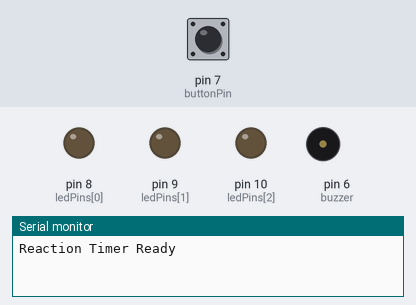
Recording of a sketch running on a simulated Arduino Uno, built with avr-gcc and run on an emulated ATmega328P. On the bench: output pins drawn as LEDs (lit = HIGH), buzzer (waves = sounding), the last lines printed to the serial monitor. Inputs (shaded band) come from the test bench; at power-on: pin 7 (buttonPin) HIGH. Random numbers use the default seed unless the sketch sets one.

Above: at 1.4 s.
1.5 s: pin 7 (buttonPin) pulled LOW for 0.15 s
At 3.6 s:
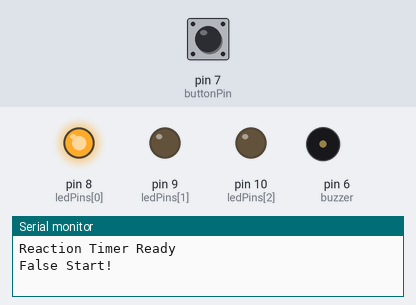
4.6 s: pin 7 (buttonPin) pulled LOW for 1 s
At 6.9 s:
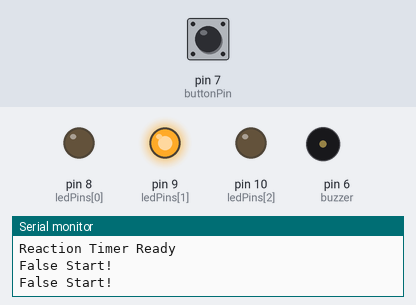
8.6 s: pin 7 (buttonPin) pulled LOW for 0.15 s
At 11.1 s:
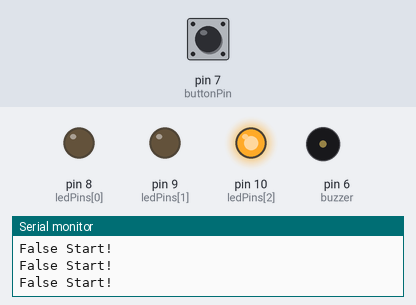
11.7 s: pin 7 (buttonPin) pulled LOW for 3.2 s
At 14.55 s:
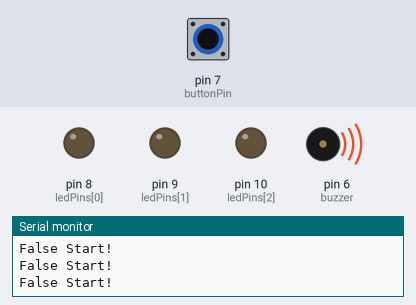
16.4 s: pin 7 (buttonPin) pulled LOW for 1 s
23.2 s: pin 7 (buttonPin) pulled LOW for 0.15 s
At 29.46 s:
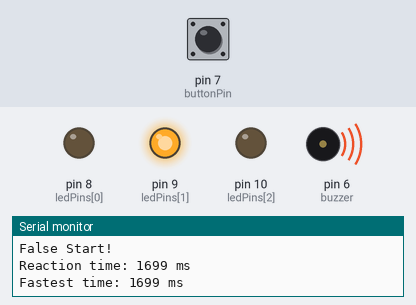
Timing chart, 0 to 30.8 s (numbered marks = the images above; inputs shaded):
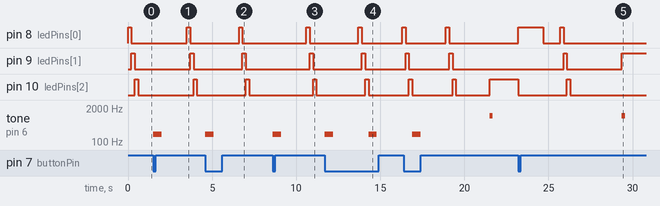

The sketch:

Reactiontime.ino
```cpp
const int ledPins[3] = {8, 9, 10};  // LEDs
const int buzzer = 6;               // Buzzer
const int buttonPin = 7;            // Button

unsigned long ledOnTime;
unsigned long reactionTime;
unsigned long fastestTime = 100000;
int activeLED;

void setup() {
  Serial.begin(9600);

  pinMode(buttonPin, INPUT_PULLUP);
  pinMode(buzzer, OUTPUT);

  for(int i = 0; i < 3; i++){
    pinMode(ledPins[i], OUTPUT);
  }

  randomSeed(analogRead(A0));
  Serial.println("Reaction Timer Ready");
}

void loop() {

  // Countdown animation
  for(int i = 0; i < 3; i++){
    digitalWrite(ledPins[i], HIGH);
    delay(200);
    digitalWrite(ledPins[i], LOW);
  }

  int waitTime = random(2000,5000);
  unsigned long startWait = millis();

  // Detect false start
  while(millis() - startWait < waitTime){
    if(digitalRead(buttonPin) == LOW){
      Serial.println("False Start!");
      tone(buzzer, 200, 500);
      delay(2000);
      return;  // restart loop
    }
  }

  // Light a random LED
  activeLED = random(0,3);
  digitalWrite(ledPins[activeLED], HIGH);
  tone(buzzer, 1000, 200);
  ledOnTime = millis();

  // Wait for button press
  while(digitalRead(buttonPin) == HIGH){
  }

  reactionTime = millis() - ledOnTime;

  // Update fastest reaction
  if(reactionTime < fastestTime){
    fastestTime = reactionTime;
  }

  // Print times
  Serial.print("Reaction time: ");
  Serial.print(reactionTime);
  Serial.println(" ms");

  Serial.print("Fastest time: ");
  Serial.print(fastestTime);
  Serial.println(" ms");
  Serial.println();

  // LED-based reaction feedback
  // LED1 = slow (>350ms), LED2 = average (250-350ms), LED3 = fast (<250ms)
  for(int i = 0; i < 3; i++){ digitalWrite(ledPins[i], LOW); } // clear all
  if(reactionTime < 250){
    digitalWrite(ledPins[2], HIGH);  // fast
  } else if(reactionTime < 350){
    digitalWrite(ledPins[1], HIGH);  // average
  } else {
    digitalWrite(ledPins[0], HIGH);  // slow
  }

  delay(1500);  // show LED feedback

  // Turn off all LEDs for next round
  for(int i = 0; i < 3; i++){ digitalWrite(ledPins[i], LOW); }

  delay(1000); // brief pause before next round
}
```

Measured:
- after the input at 1.5 s, pin 8 (ledPins[0]): LOW → HIGH after 2.0 s, → LOW 0.20 s later; pin 10 (ledPins[2]): LOW → HIGH after 2.4 s, → LOW 0.20 s later
- after the input at 4.6 s, pin 8 (ledPins[0]): LOW → HIGH after 2.0 s, → LOW 0.20 s later; pin 9 (ledPins[1]): LOW → HIGH after 2.2 s, → LOW 0.20 s later
- after the input at 8.6 s, pin 8 (ledPins[0]): LOW → HIGH after 2.0 s, → LOW 0.20 s later; pin 10 (ledPins[2]): LOW → HIGH after 2.4 s, → LOW 0.20 s later
- after the input at 11.7 s, pin 9 (ledPins[1]): LOW → HIGH after 2.2 s, → LOW 0.20 s later; pin 10 (ledPins[2]): LOW → HIGH after 2.4 s, → LOW 0.20 s later
- after the input at 23.2 s, pin 8 (ledPins[0]): LOW → HIGH at once, → LOW 1.5 s later, → HIGH 1.0 s later, → LOW 0.20 s later; pin 9 (ledPins[1]): LOW → HIGH after 2.7 s, → LOW 0.20 s later, → HIGH 3.3 s later
